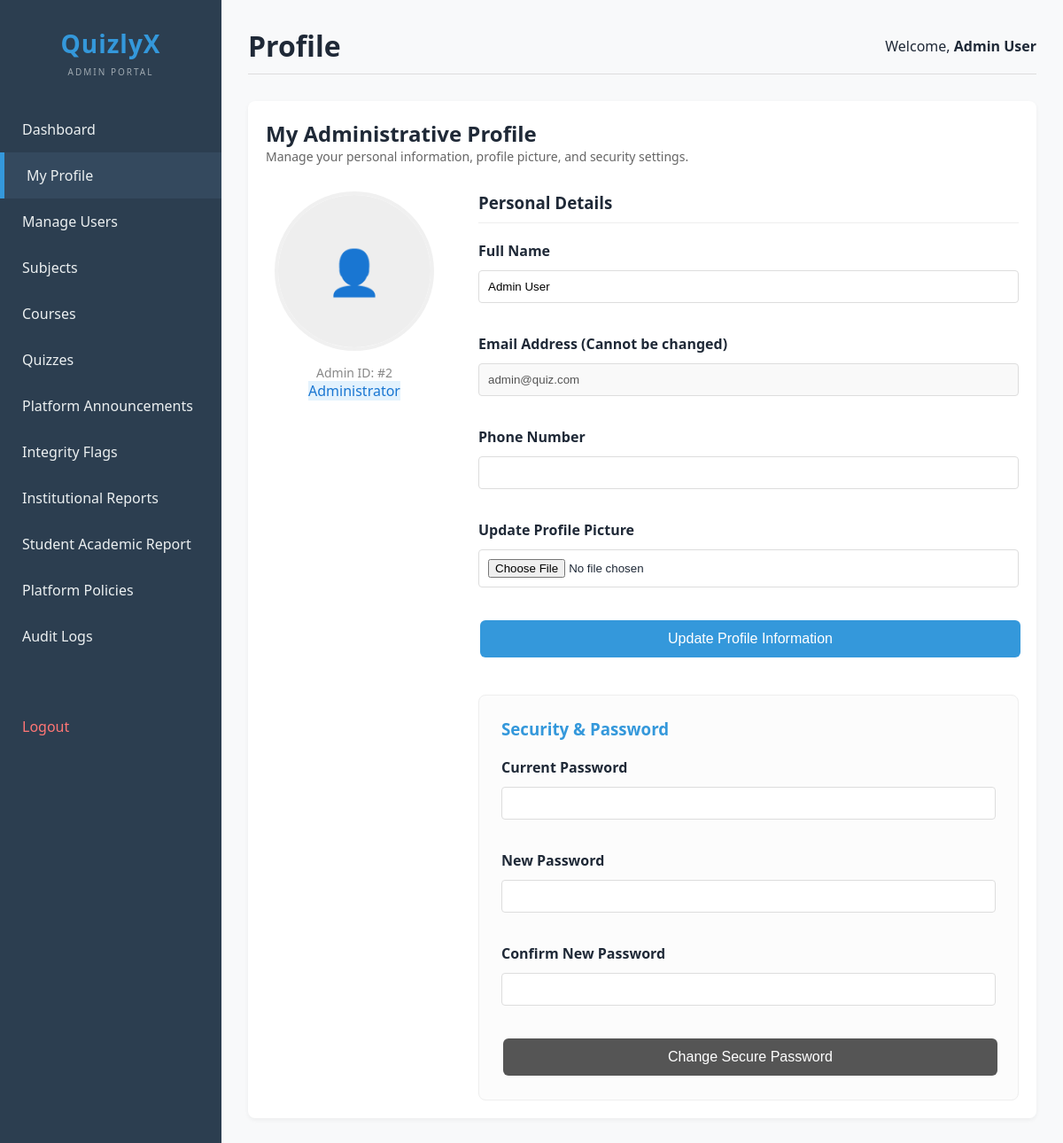
/views/profile.php (signed in), run on the app's committed database.
### tables this page shows
CREATE TABLE users (
  id INT(11) AUTO_INCREMENT PRIMARY KEY,
  name VARCHAR(100),
  email VARCHAR(100) UNIQUE,
  password_hash VARCHAR(255),
  phone VARCHAR(20),
  role VARCHAR(20) DEFAULT 'student',
  profile_pic VARCHAR(255),
  student_id VARCHAR(50),
  program VARCHAR(100),
  department VARCHAR(100),
  bio TEXT,
  is_active TINYINT(1) DEFAULT 0,
  created_at TIMESTAMP DEFAULT CURRENT_TIMESTAMP
);

### config/db.php (called while the page is built, shortened)
<?php
$host = 'localhost';
$dbname = 'online_quiz_platform';
$username = 'root';
$password = '';
$conn = new mysqli($host, $username, $password, $dbname);
function db_query($sql, $params = [], $types = "") {
    global $conn;
    $stmt = $conn->prepare($sql);
    if (!empty($params)) {
        if (empty($types)) {
            $types = str_repeat("s", count($params));
        }
        $stmt->bind_param($types, ...$params);
    }
    $stmt->execute();
    return $stmt;
}
function db_fetch_one($sql, $params = [], $types = "") {
    $stmt = db_query($sql, $params, $types);
    $result = $stmt->get_result();
    $data = $result->fetch_assoc();
    return $data;
}
?>

### models/UserModel.php (called while the page is built, shortened)
<?php
require_once __DIR__ . '/../config/db.php';
class UserModel {
    public static function getById($id) {
        return db_fetch_one("SELECT * FROM users WHERE id = ?", [$id]);
    }
}
?>

### views/profile.php (the view, shortened to what this page needs)
<?php
require_once __DIR__ . '/header.php';
require_once __DIR__ . '/../models/UserModel.php';
$user = UserModel::getById($_SESSION['user_id']);
?>
<div class="table-container" style="max-width: 900px;">
    <h2>My Administrative Profile</h2>
    <p style="color: #666; font-size: 14px; margin-bottom: 30px;">Manage your personal information, profile picture, and security settings.</p>
    <div style="display: grid; grid-template-columns: 200px 1fr; gap: 40px;">
        <div style="text-align: center;">
            <div style="width: 180px; height: 180px; border-radius: 50%; overflow: hidden; border: 4px solid #f0f0f0; margin: 0 auto 15px;">
                <?php if ($user['profile_pic']): ?>
                    <img src="../assets/uploads/<?php echo htmlspecialchars($user['profile_pic']); ?>" style="width: 100%; height: 100%; object-fit: cover;">
                <?php else: ?>
                    <div style="background: #eee; width: 100%; height: 100%; display: flex; align-items: center; justify-content: center; color: #999;">
                        <span style="font-size: 50px;">👤</span>
                    </div>
                <?php endif; ?>
            </div>
            <p style="font-size: 14px; color: #888;">Admin ID: #<?php echo $user['id']; ?></p>
            <p><span class="status-badge" style="background: #e3f2fd; color: #1976d2;">Administrator</span></p>
        </div>
        <div>
            <form action="../controllers/profile_controller.php" method="POST" enctype="multipart/form-data" style="margin-bottom: 40px;">
                <h3 style="margin-bottom: 20px; border-bottom: 1px solid #eee; padding-bottom: 10px;">Personal Details</h3>
                <div class="form-group">
                    <label style="display: block; margin-bottom: 5px; font-weight: bold;">Full Name</label>
                    <input type="text" name="name" value="<?php echo htmlspecialchars($user['name']); ?>" required class="form-control">
                </div>
                <div class="form-group">
                    <label style="display: block; margin-bottom: 5px; font-weight: bold;">Email Address (Cannot be changed)</label>
                    <input type="email" value="<?php echo htmlspecialchars($user['email']); ?>" disabled class="form-control" style="background: #f9f9f9;">
                </div>
                <div class="form-group">
                    <label style="display: block; margin-bottom: 5px; font-weight: bold;">Phone Number</label>
                    <input type="text" name="phone" value="<?php echo htmlspecialchars($user['phone']); ?>" class="form-control">
                </div>
                <div class="form-group">
                    <label style="display: block; margin-bottom: 5px; font-weight: bold;">Update Profile Picture</label>
                    <input type="file" name="profile_pic" class="form-control">
                </div>
                <button type="submit" class="btn btn-edit" style="width: 100%; padding: 12px; font-size: 16px;">Update Profile Information</button>
            </form>
            <form action="../controllers/profile_controller.php" method="POST" style="background: #fcfcfc; padding: 25px; border: 1px solid #eee; border-radius: 8px;">
                <h3 style="margin-bottom: 20px; color: var(--accent);">Security & Password</h3>
                <div class="form-group">
                    <label style="display: block; margin-bottom: 5px; font-weight: bold;">Current Password</label>
                    <input type="password" name="old_password" required class="form-control">
                </div>
                <div class="form-group">
                    <label style="display: block; margin-bottom: 5px; font-weight: bold;">New Password</label>
                    <input type="password" name="new_password" required class="form-control">
                </div>
                <div class="form-group">
                    <label style="display: block; margin-bottom: 5px; font-weight: bold;">Confirm New Password</label>
                    <input type="password" name="confirm_password" required class="form-control">
                </div>
                <button type="submit" class="btn btn-reject" style="width: 100%; padding: 12px; font-size: 16px; background: #555;">Change Secure Password</button>
            </form>
        </div>
    </div>
</div>
</body>
</html>

### assets/css/style.css (style rules this page uses)
* { margin: 0; padding: 0; box-sizing: border-box; }
body { font-family: Arial, sans-serif; background: #f4f7fb; color: #1f2937; }
.btn { display: inline-block; padding: 9px 14px; border-radius: 9px; background: #2563eb; color: white; text-decoration: none; border: none; cursor: pointer; }
.form-control { width: 100%; padding: 12px; border: 1px solid #d1d5db; border-radius: 10px; margin-top: 6px; margin-bottom: 15px; }

### views/header.php (style rules this page uses)
:root { --primary: #2c3e50; --secondary: #34495e; --accent: #3498db; --text: #ecf0f1; --danger: #e74c3c; --success: #2ecc71; }
body { font-family: 'Segoe UI', Tahoma, Geneva, Verdana, sans-serif; margin: 0; display: flex; min-height: 100vh; background-color: #f8f9fa; }
.table-container { background: white; padding: 20px; border-radius: 8px; box-shadow: 0 2px 5px rgba(0,0,0,0.05); }
.btn { display: inline-block; padding: 8px 16px; border-radius: 6px; text-decoration: none; font-size: 14px; cursor: pointer; border: none; transition: opacity 0.2s, transform 0.1s; text-align: center; vertical-align: middle; margin: 2px; }
.btn-edit { background: var(--accent); color: white; }
.btn-reject { background: #636e72; color: white; }
.form-group { margin-bottom: 20px; }
.form-control { width: 100%; padding: 10px; border: 1px solid #ddd; border-radius: 4px; box-sizing: border-box; }

### data on the page
users: id "2", name "Admin User", email "admin@quiz.com"

### other printed values
str_replace("_", " ", $page) "Profile"
$_SESSION['name'] "Admin User"
